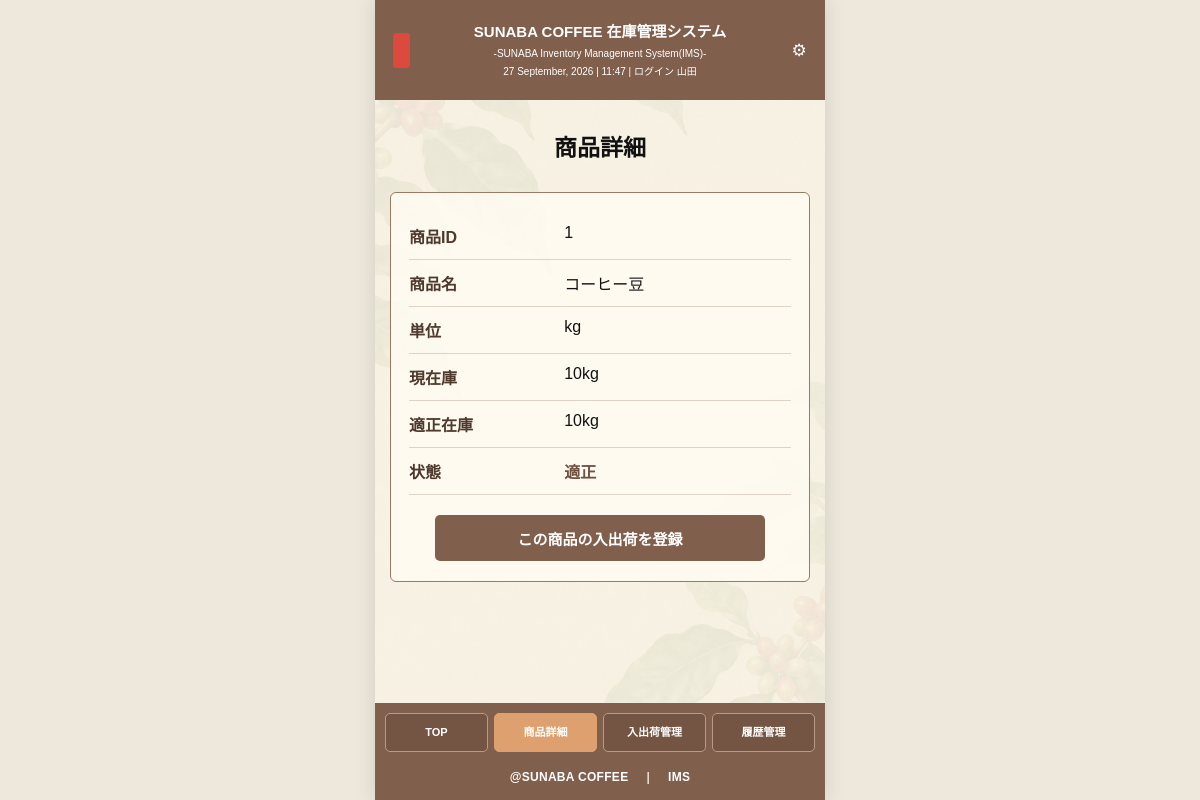
Page /products/1 (signed in) on the committed database.
### tables this page shows
CREATE TABLE products (
    product_id INTEGER PRIMARY KEY,
    product_name TEXT NOT NULL,
    stock INTEGER NOT NULL DEFAULT 0
, unit TEXT, ideal_stock INTEGER DEFAULT 0);

### app.py (the view)
@app.route("/products/<int:product_id>")
@login_required
def product_detail(product_id):
    conn = get_db()
    product = conn.execute(
        "SELECT * FROM products WHERE product_id = ?",
        (product_id,)
    ).fetchone()
    conn.close()
    if product is None:
        flash("商品が見つかりません。", "error")
        return redirect(url_for("home"))
    return render_template("product_detail.html", product=product)

### app.py (called while the page is built)
def get_db():
    conn = sqlite3.connect(DB_NAME)
    conn.row_factory = sqlite3.Row
    return conn

def login_required(view):
    @wraps(view)
    def wrapped_view(*args, **kwargs):
        if "employee_id" not in session:
            return redirect(url_for("login"))
        return view(*args, **kwargs)
    return wrapped_view

### templates/product_detail.html (shortened to what this page needs)
<!DOCTYPE html>
<html lang="ja">
<head>
<link rel="stylesheet" href="{{ url_for('static', filename='style.css') }}">
</head>
<body>
<div class="app">
<header class="app-header">
  <div class="header-side"><span class="logo-mark"></span></div>
  <div class="header-title">
    <h1>SUNABA COFFEE 在庫管理システム</h1>
    <p>-SUNABA Inventory Management System(IMS)-</p>
    <p id="current-date-time" data-employee-name="{{ session.get('employee_name', '') }}"></p>
  </div>
  <div class="header-side header-setting">
    <details class="setting-menu">
      <summary aria-label="設定">⚙</summary>
    </details>
  </div>
</header>
<main class="app-main">
  <h2>商品詳細</h2>
  <section class="detail-card">
    <dl class="detail-list">
      <div><dt>商品ID</dt><dd>{{ product["product_id"] }}</dd></div>
      <div><dt>商品名</dt><dd>{{ product["product_name"] }}</dd></div>
      <div><dt>単位</dt><dd>{{ product["unit"] }}</dd></div>
      <div><dt>現在庫</dt><dd>{{ product["stock"] }}{{ product["unit"] }}</dd></div>
      <div><dt>適正在庫</dt><dd>{{ product["ideal_stock"] }}{{ product["unit"] }}</dd></div>
      <div><dt>状態</dt><dd>
        {% if product["stock"] < product["ideal_stock"] %}
          <span class="status shortage">不足 {{ product["ideal_stock"] - product["stock"] }}{{ product["unit"] }}</span>
        {% else %}<span class="status appropriate">適正</span>{% endif %}
      </dd></div>
    </dl>
    <a class="primary-button button-link" href="{{ url_for('stock', product_id=product['product_id']) }}">この商品の入出荷を登録</a>
  </section>
</main>
{% set active = "detail" %}
<div class="bottom-area">
  <nav class="bottom-nav">
    <a href="{{ url_for('home') }}" class="{{ 'active' if active == 'home' else '' }}">TOP</a>
    <a href="{{ url_for('home') }}" class="{{ 'active' if active == 'detail' else '' }}">商品詳細</a>
    <a href="{{ url_for('stock') }}" class="{{ 'active' if active == 'stock' else '' }}">入出荷管理</a>
    <a href="{{ url_for('history') }}" class="{{ 'active' if active == 'history' else '' }}">履歴管理</a>
  </nav>
  <footer class="app-footer">
    <span>@SUNABA COFFEE</span><span class="footer-divider">|</span><span>IMS</span>
  </footer>
</div>
</div>
</body>
</html>

### static/style.css (style rules this page uses)
* { box-sizing: border-box; }
html, body { margin: 0; padding: 0; width: 100%; min-height: 100%; }
body { background-color: #eee8dc; color: #111111; font-family: "Futura", "Futura PT", "Century Gothic", "Yu Gothic", "YuGothic", sans-serif; }
.app { display: flex; flex-direction: column; width: 100%; max-width: 450px; min-height: 100vh; margin: 0 auto; background-color: #f8f3e5; background-image: url("/static/images/coffee-bg.png"); background-repeat: no-repeat; background-position: center top; background-size: cover; box-shadow: 0 0 20px rgba(0, 0, 0, 0.12); }
.app-header { display: grid; grid-template-columns: 32px minmax(0, 1fr) 32px; align-items: center; width: 100%; min-height: 100px; padding: 14px 10px; background-color: #805f4d; color: #ffffff; }
.header-side { display: flex; align-items: center; justify-content: center; }
.logo-mark { display: block; width: 17px; height: 35px; border-radius: 3px; background-color: #dc493d; }
.header-title { min-width: 0; text-align: center; }
.header-title h1 { margin: 0; color: #ffffff; font-size: 15px; font-weight: 700; line-height: 1.3; white-space: nowrap; }
.header-title p { margin: 5px 0 0; color: #ffffff; font-size: 10px; line-height: 1.3; white-space: nowrap; }
.header-setting { color: #ffffff; font-size: 17px; }
.app-main { flex: 1; width: 100%; padding: 32px 15px 50px; background-color: rgba(248, 243, 229, 0.25); }
.app-main h2 { margin: 0 0 28px; color: #111111; font-size: 23px; font-weight: 700; line-height: 1.4; text-align: center; }
.status { font-weight: 700; }
.status.appropriate, .appropriate { color: #6f5140; }
.primary-button { display: block; width: 100%; height: 46px; margin-top: 6px; padding: 0 10px; border: none; border-radius: 5px; background-color: #805f4d; color: #ffffff; font-family: inherit; font-size: 15px; font-weight: 700; cursor: pointer; }
.bottom-area { width: 100%; margin-top: auto; padding: 10px 10px 16px; background-color: #805f4d; color: #ffffff; }
.bottom-nav { display: grid; grid-template-columns: repeat(4, minmax(0, 1fr)); gap: 6px; width: 100%; }
.bottom-nav a { display: flex; align-items: center; justify-content: center; min-width: 0; height: 39px; padding: 3px 2px; border: 1px solid #b89a88; border-radius: 5px; background-color: #745442; color: #ffffff; font-size: 11px; font-weight: 700; line-height: 1.2; text-align: center; text-decoration: none; white-space: nowrap; }
.bottom-nav a.active { border-color: #dfa06f; background-color: #dfa06f; color: #ffffff; }
.app-footer { display: flex; align-items: center; justify-content: center; gap: 18px; width: 100%; padding-top: 18px; color: #ffffff; font-size: 12px; font-weight: 700; letter-spacing: 0.3px; }
.footer-divider { color: #eaded7; }
.detail-card, .filter-card { width:100%; padding:20px 18px; border:1px solid #9a7a65; border-radius:6px; background-color:rgba(255,252,242,.85); margin-bottom:18px; }
.detail-list { margin:0; }
.detail-list > div { display:grid; grid-template-columns:38% 1fr; gap:10px; padding:11px 0; border-bottom:1px solid rgba(139,108,88,.28); }
.detail-list dt { color:#4f392d; font-weight:700; }
.detail-list dd { margin:0; }
.button-link { display:flex; align-items:center; justify-content:center; text-decoration:none; }
.setting-menu { position:relative; }
.setting-menu summary { list-style:none; cursor:pointer; }
.detail-card .primary-button.button-link { width: min(100%, 330px); margin: 20px auto 0; text-align: center; }
.app-header { position:relative; overflow:visible; }
.header-setting { position:relative; overflow:visible; }
.setting-menu > summary { display:flex; align-items:center; justify-content:center; width:32px; height:32px; margin:0; padding:0; list-style:none; cursor:pointer; color:#fff; border-radius:6px; }
.setting-menu > summary::marker { content:""; }

### rows in the picture
products: product_id "1", product_name "コーヒー豆", unit "kg", stock "10", ideal_stock "10"
